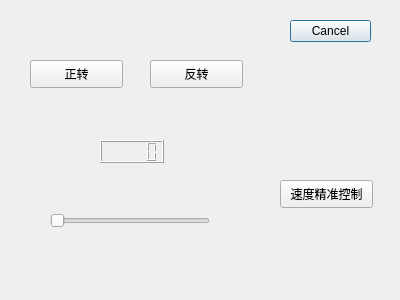
<?xml version="1.0" encoding="UTF-8"?>
<ui version="4.0">
 <class>Dialog2</class>
 <widget class="QDialog" name="Dialog2">
  <property name="geometry">
   <rect>
    <x>0</x>
    <y>0</y>
    <width>400</width>
    <height>300</height>
   </rect>
  </property>
  <property name="windowTitle">
   <string>Dialog</string>
  </property>
  <widget class="QDialogButtonBox" name="buttonBox">
   <property name="geometry">
    <rect>
     <x>290</x>
     <y>20</y>
     <width>81</width>
     <height>241</height>
    </rect>
   </property>
   <property name="orientation">
    <enum>Qt::Vertical</enum>
   </property>
   <property name="standardButtons">
    <set>QDialogButtonBox::Cancel</set>
   </property>
  </widget>
  <widget class="QPushButton" name="pushButton">
   <property name="geometry">
    <rect>
     <x>30</x>
     <y>60</y>
     <width>93</width>
     <height>28</height>
    </rect>
   </property>
   <property name="text">
    <string>正转</string>
   </property>
  </widget>
  <widget class="QPushButton" name="pushButton_2">
   <property name="geometry">
    <rect>
     <x>150</x>
     <y>60</y>
     <width>93</width>
     <height>28</height>
    </rect>
   </property>
   <property name="text">
    <string>反转</string>
   </property>
  </widget>
  <widget class="QLCDNumber" name="lcdNumber">
   <property name="geometry">
    <rect>
     <x>100</x>
     <y>140</y>
     <width>64</width>
     <height>23</height>
    </rect>
   </property>
  </widget>
  <widget class="QSlider" name="horizontalSlider">
   <property name="geometry">
    <rect>
     <x>50</x>
     <y>210</y>
     <width>160</width>
     <height>22</height>
    </rect>
   </property>
   <property name="orientation">
    <enum>Qt::Horizontal</enum>
   </property>
  </widget>
  <widget class="QPushButton" name="pushButton_3">
   <property name="geometry">
    <rect>
     <x>280</x>
     <y>180</y>
     <width>93</width>
     <height>28</height>
    </rect>
   </property>
   <property name="text">
    <string>速度精准控制</string>
   </property>
  </widget>
 </widget>
 <resources/>
 <connections>
  <connection>
   <sender>buttonBox</sender>
   <signal>accepted()</signal>
   <receiver>Dialog2</receiver>
   <slot>accept()</slot>
   <hints>
    <hint type="sourcelabel">
     <x>248</x>
     <y>254</y>
    </hint>
    <hint type="destinationlabel">
     <x>157</x>
     <y>274</y>
    </hint>
   </hints>
  </connection>
  <connection>
   <sender>buttonBox</sender>
   <signal>rejected()</signal>
   <receiver>Dialog2</receiver>
   <slot>reject()</slot>
   <hints>
    <hint type="sourcelabel">
     <x>316</x>
     <y>260</y>
    </hint>
    <hint type="destinationlabel">
     <x>286</x>
     <y>274</y>
    </hint>
   </hints>
  </connection>
 </connections>
</ui>
